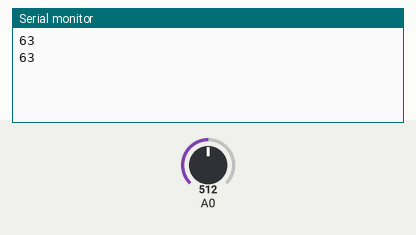
Recording of a sketch running on a simulated Arduino Uno, built with avr-gcc and run on an emulated ATmega328P. Shown: the last lines printed to the serial monitor. Inputs (shaded band) come from the test bench; at power-on: A0 = 512.

Above: at 1.8 s.
1.9 s: A0 set to 716
At 2.8 s:
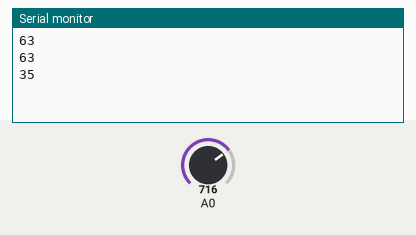
3.4 s: A0 set to 900
At 4.5 s:
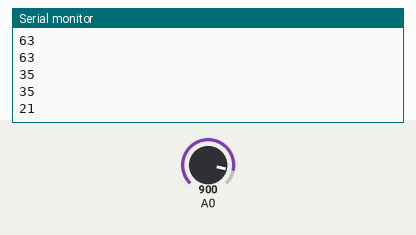
Timing chart, 0 to 6.4 s (numbered marks = the images above; inputs shaded):
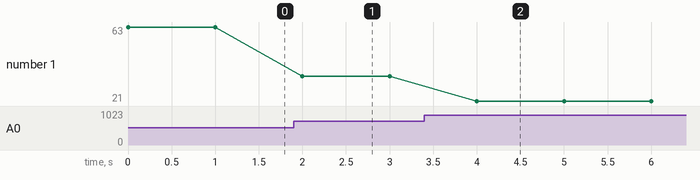

Measured:
- after the input at 1.9 s, the serial monitor: prints a new line after 0.10 s (image 1)
- after the input at 3.4 s, the serial monitor: prints a new line after 0.60 s (image 2)
- plotted number 1: 63 → 35 after the input at 1.9 s, 35 → 21 after the input at 3.4 s

The sketch:

LDR.ino
```cpp
//Lux
double Light (int RawADC0){
double Vout=RawADC0*0.0048828125;
int lux=(2400/Vout-330)/9.97;
return lux;
}
void setup() {
Serial.begin(115200);
}
void loop() {
Serial.println(int(Light(analogRead(A0))));
delay(1000);
}
```
